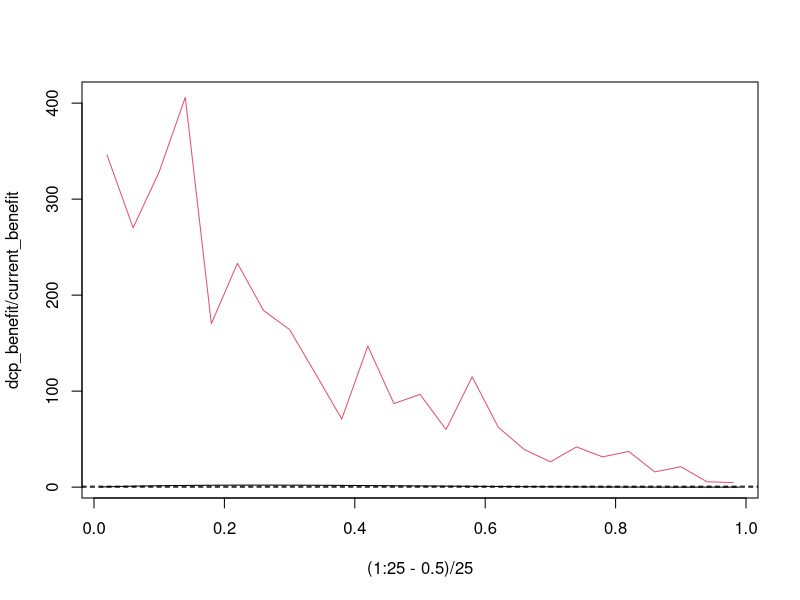
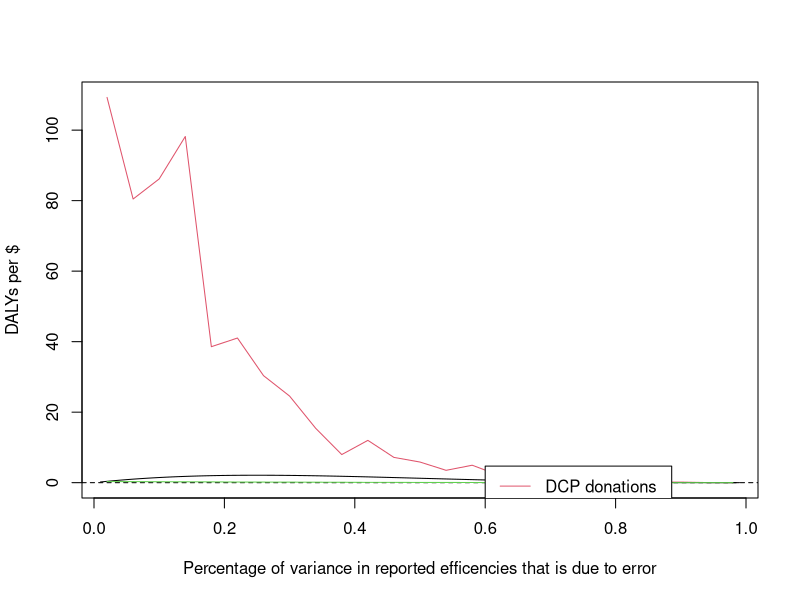

The R source for these figures, in order:
x <- c(37,15,20,10,404,642,1377,631,3113,4417,183,284,150,48,838,1440,587,2566,1699,1937,
2617,930,2712,141,159,4185,1062,47,15,120,6,89,3027,733,23520,296,922,84,82,673,192,37,
57,52449,156,121,47,39,688,36793,2028,9,398,129,4530,15,22,160,11,7,19,17,147,86,87,88,
4,12632,14,671,15869,409,789,345,924,37,734,1132,31114,136,9834,11920,3,149,1977,81,
1458,2128,1411,396,353,22,6269,39,2449,21,68,318,301,13158,207,102,197,7,225,42,117,73)
x <- log(x)

# Functions

library(MCMCpack)

# Figure out the probability of getting the data given our distribution parameters
eval <- function(x,k){
	sum(log(dnorm(x,k[1],k[2])))
}

# Sampling functions for MCMC: Gibbs sampling
update1 <- function(x,k){
temp <- k[[2]]
for(i in 1:length(x)){ 
	temp2 <- (1/k[[1]][2]^2+1/k[[1]][3]^2)^-1
	temp1 <- (k[[1]][1]/k[[1]][2]^2+x[i]/k[[1]][3]^2)*temp2
	temp[i] <- rnorm(1,temp1,sqrt(temp2)) 
	}
return(temp)
}

update2 <- function(k){
	temp2 <- (length(k[[2]])/k[[1]][2]^2)^-1
	temp1 <- (sum(k[[2]])/k[[1]][2]^2)*temp2
	temp <- rnorm(1,temp1,sqrt(temp2)) 
	return(temp)
}

update3 <- function(x,k){
	temp <- sqrt(rinvgamma(1,length(x)/2,sum((x-k[[1]][1])^2)/2)) 
	return(temp)
}

# Script

# We're going to vary the proportion of the variance due to error in res-many steps
res <- 25
# dcp_benefit holds the benefit for running another DCP trial, for each of the error proportions we're
# going to use
dcp_benefit <- rep(0,res)
# current_benefit holds the same, but for the intervention currently believed to be best (according to x)
current_benefit <- rep(0,res)

times_til_improvement <- rep(0,res)

for(l in 1:res){

	stores <- 1000
	repeat_times <- 10
	# proportion of variance that is due to DCP error
	error_proportion <- (l - 0.5)/res

	# k[[1]] holds our current best guess at the parameters of the true underlying distribution
	# for x, given error_ proportion, and for the variance of the error distribution
	# k[[2]] holds our current best guess at the true effectiveness of the i-th charity; initially this
	# is just x
	k <- list(NULL,NULL)
	k[[1]] <- c(mean(x),sd(x)*sqrt((1-error_proportion)),sd(x)*sqrt(error_proportion))
	k[[2]] <- x

	# We do MCMC using Gibbs sampling to get some samples from the distributions of 
	# the parameters and the data, given the data we actually have.
	# samples1 holds our successive samples for k[[1]] (the distribution parameters)
	# samples2 holds the samples for k[[2]] (the data)
	samples1 <- matrix(0,stores,length(k[[1]]))
	samples2 <- matrix(0,stores,length(k[[2]]))
	for(i in 1:stores*repeat_times){
		k[[2]] <- update1(x,k)
		k[[1]][1] <- update2(k)
		temp <- update3(x,k)/sqrt(sum(k[[1]][2:3]^2))
		k[[1]][2:3] <- k[[1]][2:3]*temp
		if(i%%repeat_times==0){ 
			samples1[i/repeat_times,] <- k[[1]]
			samples2[i/repeat_times,] <- k[[2]]
		}
	}



	gains <- rep(0,25*stores)
	curtot <- 0
	for(j in 1:25){
		for(i in 1:stores){
			# temp holds a sample taken from the i-th set of parameters for the true distribution
			temp <- rnorm(1,samples1[i,1],samples1[i,2])
			# temp2 adds in the error (i.e. samples around temp with variance taken from the i-th 
			# parameters)
			temp2 <- rnorm(1,temp,samples1[i,3])
			# current holds the true effectiveness (according to the i-th samples) of the intervention
			# that is *believed* to be best according to our original values in x
			current <- exp(-samples2[i,order(x)[1]])
			# potential holds the estimated true effectiveness of our sampled intervention
			potential <- exp(-temp)
			# if our sample *looks* like it's better than the current one (taking into account error),
			# then we calculate the gain in *actual* estimated effectiveness that we get
			if(temp2<min(x)) gains[(j-1)*stores+i] <- potential - current
			# curtot keeps track of the average estimated value of the intervention that currently
			# appears to be best
			curtot <- curtot + current/stores/25
		}
	}
	

	a <- mean(gains)	#expected increase in dalys per dollar for asessing a new intervention
	# money moved looks log-normally distributed with median 200m, 5th pct 20m,
	# 95th pct 2000m, so overall mean of 530m
	b <- 530e6	#money moved by DCP suggestions over, say, a ten year period
	d <- 1e5	#cost of DCP assessing an additional intervention

	dcp_benefit[l] <- a*b/d#estimate of dalys per dollar for dcp
	current_benefit[l] <- curtot
	print(l)
	times_til_improvement[l] <- stores/length(gains[gains>0])
}

#plot((1:25-0.5)/25,dcp_benefit*d/b,xlab="Percentage of variance in reported efficencies due to error",ylab="DALYs per $ transfered")
#abline(h=0)

variance_prior <- dbeta((1:res-0.5)/res,2,4)

png("estimates-by-error.png")
plot((1:25-0.5)/25,dcp_benefit,xlab="Percentage of variance in reported efficencies that is due to error",ylab="DALYs per $",type="l",col=2)
abline(h=0,lty=2)
lines((1:99)/100,dbeta((1:99)/100,2,4),col=1)
lines((1:res-0.5)/res,current_benefit,col=3)
#lines((1:99)/100,dbeta((1:99)/100,3,3),col=3)
legend(0.6,4.7,c("DCP donations","Direct donations","Variance prior"),lty=c(1,1,1),col=c(2,3,1))
dev.off()

mean(dcp_benefit*variance_prior)
mean(current_benefit*variance_prior)


#mean(dcp_benefit*dbeta((1:25-0.5)/25,3,3))
plot((1:25-0.5)/25,dcp_benefit/current_benefit,type="l",col=2)
lines((1:99)/100,dbeta((1:99)/100,2,4),col=1)
abline(h=0,lty=2)
abline(h=1,lty=2)
